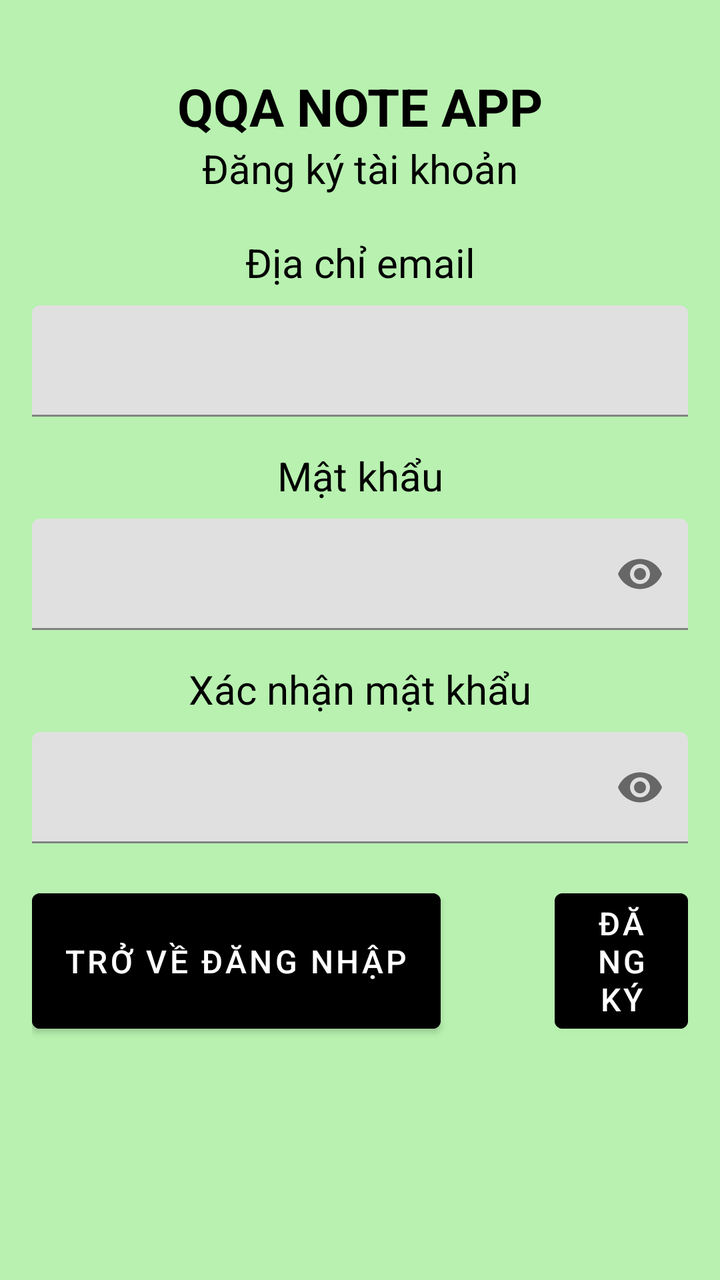
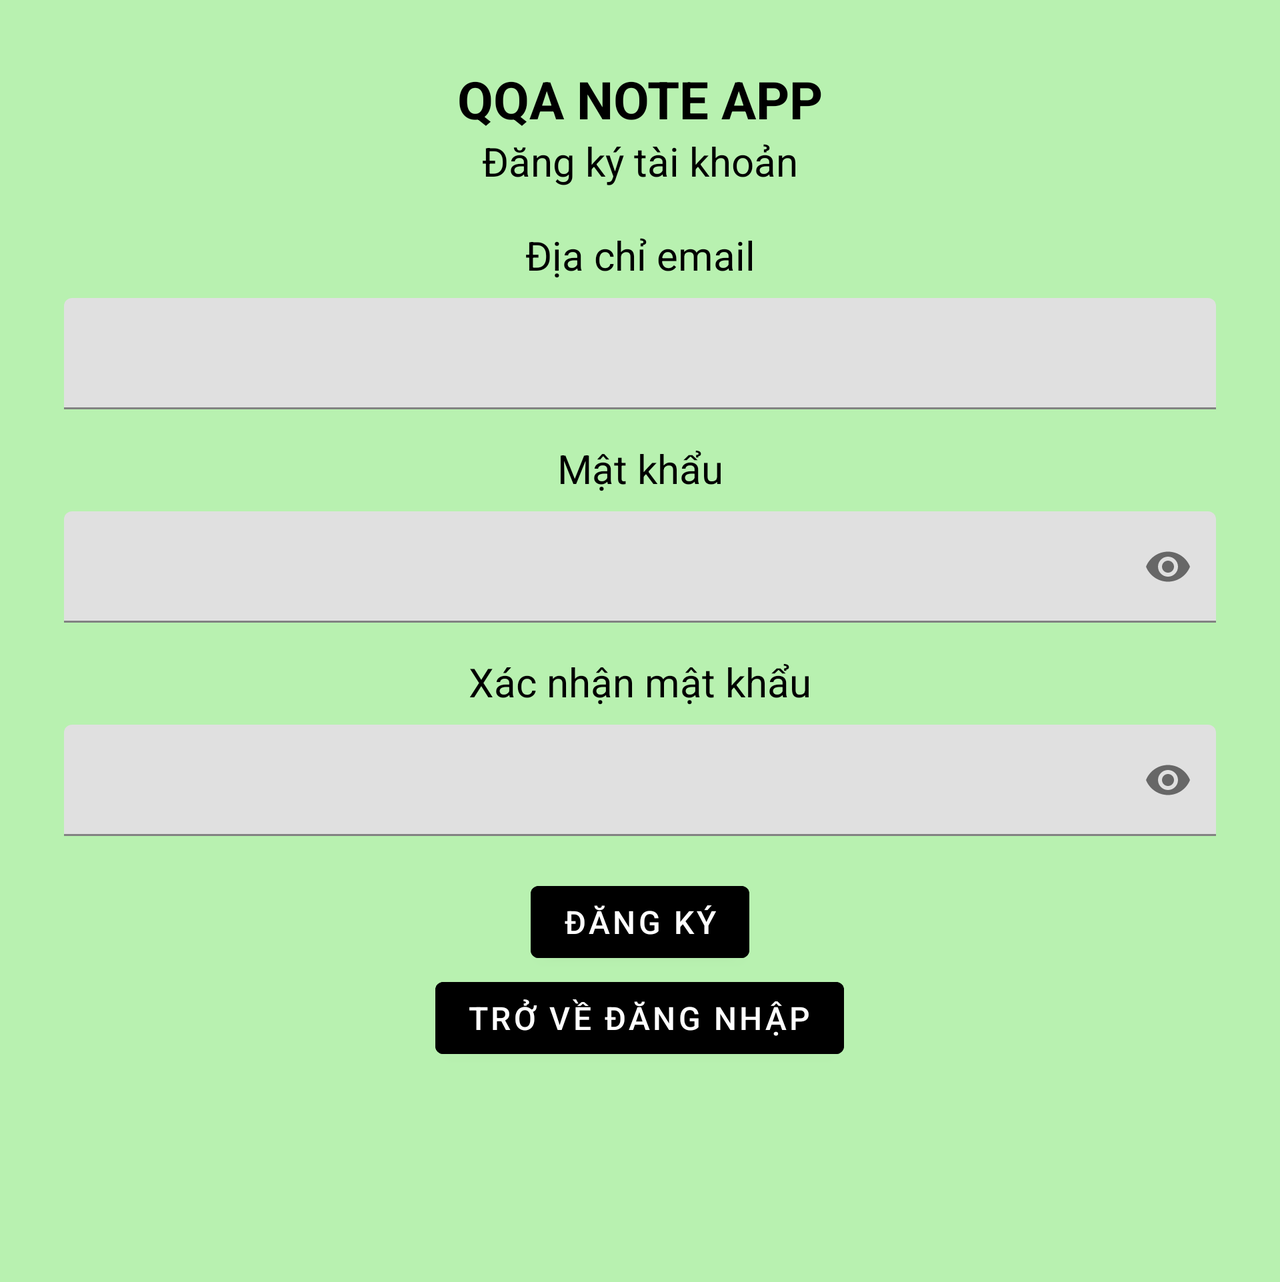

One screen, two layout resources from the same app: the default and the repository's alternative for another configuration. Each is rendered where Android would select it; the XML of both is given below.
<!-- AndroidManifest.xml: application theme Theme.NoteApp -->
<!-- res/layout/activity_sign_up.xml -->
<?xml version="1.0" encoding="utf-8"?>
<LinearLayout xmlns:android="http://schemas.android.com/apk/res/android"
    xmlns:app="http://schemas.android.com/apk/res-auto"
    xmlns:tools="http://schemas.android.com/tools"
    android:layout_width="match_parent"
    android:layout_height="match_parent"
    android:padding="16dp"
    android:gravity="center"
    android:orientation="vertical"
    android:background="#B8F1B0"
    tools:context=".SignUpActivity">

    <LinearLayout
        android:layout_width="match_parent"
        android:layout_height="wrap_content"
        android:orientation="vertical"
        android:layout_marginBottom="20dp">
        <TextView
            android:id="@+id/title_register"
            android:layout_width="match_parent"
            android:layout_height="wrap_content"
            android:gravity="center"
            android:textAllCaps="true"
            android:textStyle="bold"
            android:textColor="@color/black"
            android:textSize="26sp"
            android:text="QQA Note App"/>

        <TextView
            android:text="Đăng ký tài khoản"
            android:textColor="@color/black"
            android:layout_width="match_parent"
            android:textSize="20sp"
            android:layout_height="wrap_content"
            android:gravity="center"/>
    </LinearLayout>

    <LinearLayout
        android:layout_width="match_parent"
        android:layout_height="wrap_content"
        android:orientation="vertical">
        <TextView
            android:gravity="center"
            android:paddingBottom="8dp"
            android:text="Địa chỉ email"
            android:textSize="20sp"
            android:textColor="@color/black"
            android:layout_width="match_parent"
            android:layout_height="wrap_content"/>
        <com.google.android.material.textfield.TextInputLayout
            android:layout_width="match_parent"
            android:layout_height="wrap_content"
            android:layout_marginBottom="8dp"
            android:orientation="horizontal">

            <EditText
                android:id="@+id/email_register"
                android:layout_width="match_parent"
                android:layout_height="wrap_content"
                android:inputType="textEmailAddress"/>
        </com.google.android.material.textfield.TextInputLayout>
    </LinearLayout>

    <LinearLayout
        android:layout_width="match_parent"
        android:layout_height="wrap_content"
        android:layout_marginTop="8dp"
        android:layout_marginBottom="8dp"
        android:orientation="vertical">
        <TextView
            android:gravity="center"
            android:paddingBottom="8dp"
            android:text="Mật khẩu"
            android:textSize="20sp"
            android:textColor="@color/black"
            android:layout_width="match_parent"
            android:layout_height="wrap_content"/>
        <com.google.android.material.textfield.TextInputLayout
            app:passwordToggleEnabled="true"
            android:layout_width="match_parent"
            android:layout_height="wrap_content"
            android:layout_marginBottom="8dp"
            android:orientation="horizontal">

            <EditText
                android:id="@+id/pass_register"
                android:layout_width="match_parent"
                android:layout_height="wrap_content"
                android:inputType="textPassword"/>
        </com.google.android.material.textfield.TextInputLayout>
    </LinearLayout>

    <LinearLayout
        android:layout_width="match_parent"
        android:layout_height="wrap_content"
        android:orientation="vertical">
        <TextView
            android:gravity="center"
            android:paddingBottom="8dp"
            android:text="Xác nhận mật khẩu"
            android:textSize="20sp"
            android:textColor="@color/black"
            android:layout_width="match_parent"
            android:layout_height="wrap_content"/>
        <com.google.android.material.textfield.TextInputLayout
            app:passwordToggleEnabled="true"
            android:layout_width="match_parent"
            android:layout_height="wrap_content"
            android:orientation="horizontal">

            <EditText
                android:id="@+id/pass2_register"
                android:layout_width="match_parent"
                android:layout_height="wrap_content"
                android:inputType="textPassword"/>
        </com.google.android.material.textfield.TextInputLayout>
    </LinearLayout>

    <TextView
        android:id="@+id/notify_pass"
        android:text=""
        android:textStyle="bold"
        android:textColor="#F44336"
        android:layout_gravity="end"
        android:layout_width="wrap_content"
        android:layout_height="wrap_content"/>

    <LinearLayout
        android:layout_width="match_parent"
        android:layout_height="wrap_content"
        android:orientation="horizontal">
        <Button
            android:id="@+id/back_button"
            android:text="Trở về đăng nhập"
            android:textSize="16sp"
            android:layout_gravity="start"
            android:layout_width="wrap_content"
            android:backgroundTint="@color/black"

            android:layout_height="match_parent"/>
        <Button
            android:id="@+id/register_button"
            android:text="Đăng ký"
            android:textSize="16sp"
            android:layout_marginStart="57dp"
            android:paddingHorizontal="20dp"
            android:layout_gravity="right"
            android:layout_width="wrap_content"
            android:backgroundTint="@color/black"
            android:layout_height="wrap_content"/>
    </LinearLayout>


    <ProgressBar
        android:id="@+id/progressBar_register"
        style="?android:progressBarStyleLarge"
        android:layout_width="wrap_content"
        android:layout_height="wrap_content"
        android:layout_marginTop="8dp"
        android:layout_gravity="center"
        android:visibility="invisible"/>
</LinearLayout>
<!-- resources referenced by this layout -->
<resources>
  <color name="black">#FF000000</color>
  <style name="Theme.NoteApp" parent="Theme.MaterialComponents.DayNight.NoActionBar">
          
          <item name="colorPrimary">@color/purple_500</item>
          <item name="colorPrimaryVariant">#D3E4CD</item>
          <item name="colorOnPrimary">@color/white</item>
          
          <item name="colorSecondary">@color/teal_200</item>
          <item name="colorSecondaryVariant">@color/teal_700</item>
          <item name="colorOnSecondary">@color/black</item>
          
          <item name="android:statusBarColor" tools:targetApi="l">?attr/colorPrimaryVariant</item>
          
      </style>
  <color name="purple_500">#FF6200EE</color>
  <color name="white">#FFFFFFFF</color>
  <color name="teal_200">#FF03DAC5</color>
  <color name="teal_700">#FF018786</color>
</resources>
<!-- res/layout-land/activity_sign_up.xml (the repository's variant of the layout above) -->
<!-- drawn on the phone turned sideways -->
<?xml version="1.0" encoding="utf-8"?>
<ScrollView xmlns:android="http://schemas.android.com/apk/res/android"
    xmlns:app="http://schemas.android.com/apk/res-auto"
    xmlns:tools="http://schemas.android.com/tools"
    android:layout_width="match_parent"
    android:layout_height="match_parent"
    android:padding="16dp"
    android:gravity="center"
    android:orientation="vertical"
    android:background="#B8F1B0"
    tools:context=".SignUpActivity">

    <LinearLayout
        android:layout_width="match_parent"
        android:layout_height="match_parent"
        android:padding="16dp"
        android:gravity="center"
        android:orientation="vertical"
        android:background="#B8F1B0"
        tools:context=".SignUpActivity">

        <LinearLayout
            android:layout_width="match_parent"
            android:layout_height="wrap_content"
            android:orientation="vertical"
            android:layout_marginBottom="20dp">
            <TextView
                android:id="@+id/title_register"
                android:layout_width="match_parent"
                android:layout_height="wrap_content"
                android:gravity="center"
                android:textAllCaps="true"
                android:textStyle="bold"
                android:textColor="@color/black"
                android:textSize="26sp"
                android:text="QQA Note App"/>

            <TextView
                android:text="Đăng ký tài khoản"
                android:layout_width="match_parent"
                android:layout_height="wrap_content"
                android:textColor="@color/black"
                android:gravity="center"
                android:textSize="20sp"/>
        </LinearLayout>

        <LinearLayout
            android:layout_width="match_parent"
            android:layout_height="wrap_content"
            android:orientation="vertical">
            <TextView
                android:gravity="center"
                android:paddingBottom="8dp"
                android:text="Địa chỉ email"
                android:textSize="20sp"
                android:textColor="@color/black"
                android:layout_width="match_parent"
                android:layout_height="wrap_content"/>
            <com.google.android.material.textfield.TextInputLayout
                android:layout_width="match_parent"
                android:layout_height="wrap_content"
                android:layout_marginBottom="8dp"
                android:orientation="horizontal">

                <EditText
                    android:id="@+id/email_register"
                    android:layout_width="match_parent"
                    android:layout_height="wrap_content"
                    android:inputType="textEmailAddress"/>
            </com.google.android.material.textfield.TextInputLayout>
        </LinearLayout>

        <LinearLayout
            android:layout_width="match_parent"
            android:layout_height="wrap_content"
            android:layout_marginTop="8dp"
            android:layout_marginBottom="8dp"
            android:orientation="vertical">
            <TextView
                android:gravity="center"
                android:paddingBottom="8dp"
                android:text="Mật khẩu"
                android:textSize="20sp"
                android:textColor="@color/black"
                android:layout_width="match_parent"
                android:layout_height="wrap_content"/>
            <com.google.android.material.textfield.TextInputLayout
                app:passwordToggleEnabled="true"
                android:layout_width="match_parent"
                android:layout_height="wrap_content"
                android:layout_marginBottom="8dp"
                android:orientation="horizontal">

                <EditText
                    android:id="@+id/pass_register"
                    android:layout_width="match_parent"
                    android:layout_height="wrap_content"
                    android:inputType="textPassword"/>
            </com.google.android.material.textfield.TextInputLayout>
        </LinearLayout>

        <LinearLayout
            android:layout_width="match_parent"
            android:layout_height="wrap_content"
            android:orientation="vertical">
            <TextView
                android:gravity="center"
                android:paddingBottom="8dp"
                android:text="Xác nhận mật khẩu"
                android:textSize="20sp"
                android:textColor="@color/black"
                android:layout_width="match_parent"
                android:layout_height="wrap_content"/>
            <com.google.android.material.textfield.TextInputLayout
                app:passwordToggleEnabled="true"
                android:layout_width="match_parent"
                android:layout_height="wrap_content"
                android:orientation="horizontal">

                <EditText
                    android:id="@+id/pass2_register"
                    android:layout_width="match_parent"
                    android:layout_height="wrap_content"
                    android:inputType="textPassword"/>
            </com.google.android.material.textfield.TextInputLayout>
        </LinearLayout>

        <TextView
            android:id="@+id/notify_pass"
            android:text=""
            android:textStyle="bold"
            android:textColor="#F44336"
            android:layout_gravity="end"
            android:layout_width="wrap_content"
            android:layout_height="wrap_content"/>

        <LinearLayout
            android:layout_width="match_parent"
            android:layout_height="wrap_content"
            android:gravity="center"
            android:orientation="vertical">
            <Button
                android:id="@+id/register_button"
                android:text="Đăng ký"
                android:textSize="16sp"
                android:layout_gravity="center"
                android:backgroundTint="@color/black"
                android:layout_width="wrap_content"
                android:layout_height="wrap_content"/>
            <Button
                android:id="@+id/back_button"
                android:text="Trở về đăng nhập"
                android:textSize="16sp"
                android:layout_gravity="center"
                android:backgroundTint="@color/black"
                android:layout_width="wrap_content"
                android:layout_height="match_parent"/>
        </LinearLayout>


        <ProgressBar
            android:id="@+id/progressBar_register"
            style="?android:progressBarStyleLarge"
            android:layout_width="wrap_content"
            android:layout_height="wrap_content"
            android:layout_gravity="center"
            android:visibility="invisible"/>
    </LinearLayout>
</ScrollView>
